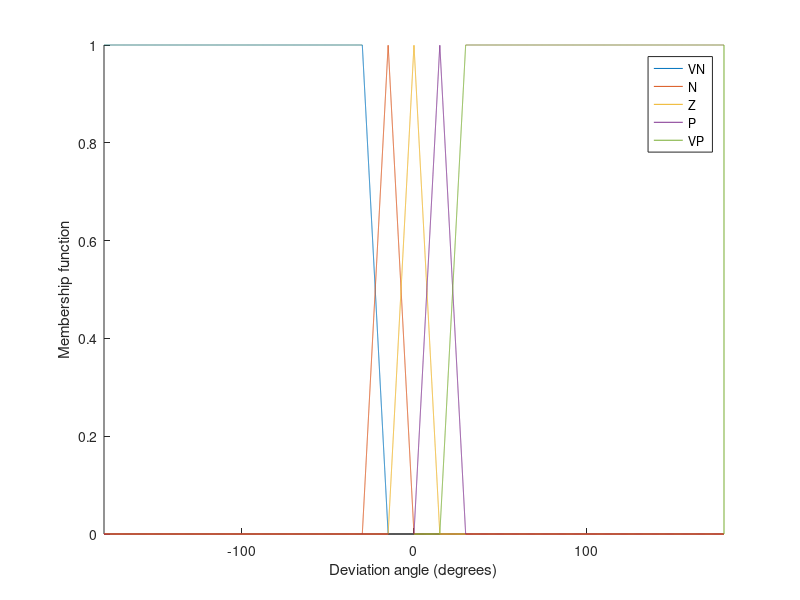

Here is the MATLAB script that generated this plot:
% fuzzification
da      = 0.01;
angles  = -180:da:180;
w   = 30;

z       = zeros(length(angles),1);
p       = zeros(length(angles),1);
n       = zeros(length(angles),1);
vp      = zeros(length(angles),1);
vn      = zeros(length(angles),1);

% Zero class membership function
a1     = (180-w/2)/da:180/da;
z(a1)  = (1:length(a1))/length(a1);
a2     = 180/da:(180+w/2)/da;
z(a2)  = 1-(1:length(a2))/length(a2);

% Positive class membership function
a1     = (180)/da:(180+w/2)/da;
p(a1)  = (1:length(a1))/length(a1);
a2     = (180+w/2)/da:(180+w)/da;
p(a2)  = 1-(1:length(a2))/length(a2);

% Negative class membership function
a1     = (180-w)/da:(180-w/2)/da;
n(a1)  = (1:length(a1))/length(a1);
a2     = (180-w/2)/da:(180)/da;
n(a2)  = 1-(1:length(a2))/length(a2);

% Very Negative class membership function
a1     = 1:(180-w)/da;
vn(a1)  = ones(length(a1),1);
a2     = (180-w)/da:(180-w/2)/da;
vn(a2)  = 1-(1:length(a2))/length(a2);

% Very Positivs class membership function
a1     = (180+w)/da:360/da;
vp(a1)  = ones(length(a1),1);
a2     = (180+w/2)/da:(180+w)/da;
vp(a2)  = (1:length(a2))/length(a2);

figure;
hold on;
plot(angles,vn);
plot(angles,n);
plot(angles,z);
plot(angles,p);
plot(angles,vp);
xlabel("Deviation angle (degrees)");
ylabel("Membership function");
xlim([-180 180]);
ylim([0 1]);
legend("VN","N","Z","P","VP");

% Control rules:
y_sys = [2 1 0 -1 -2];

% Defuzzification factor:
Kdefuz  = 0.1;